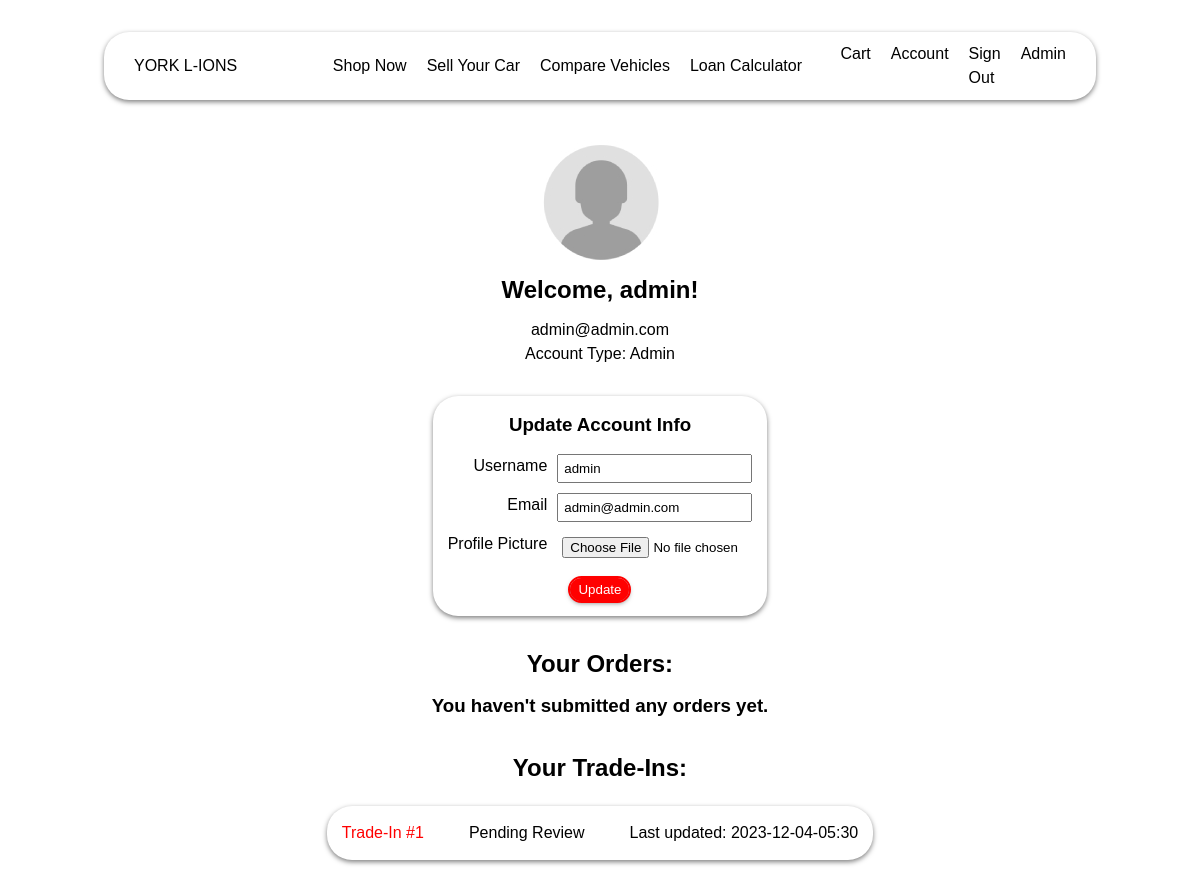
Before: /account (signed in) with the older database file.
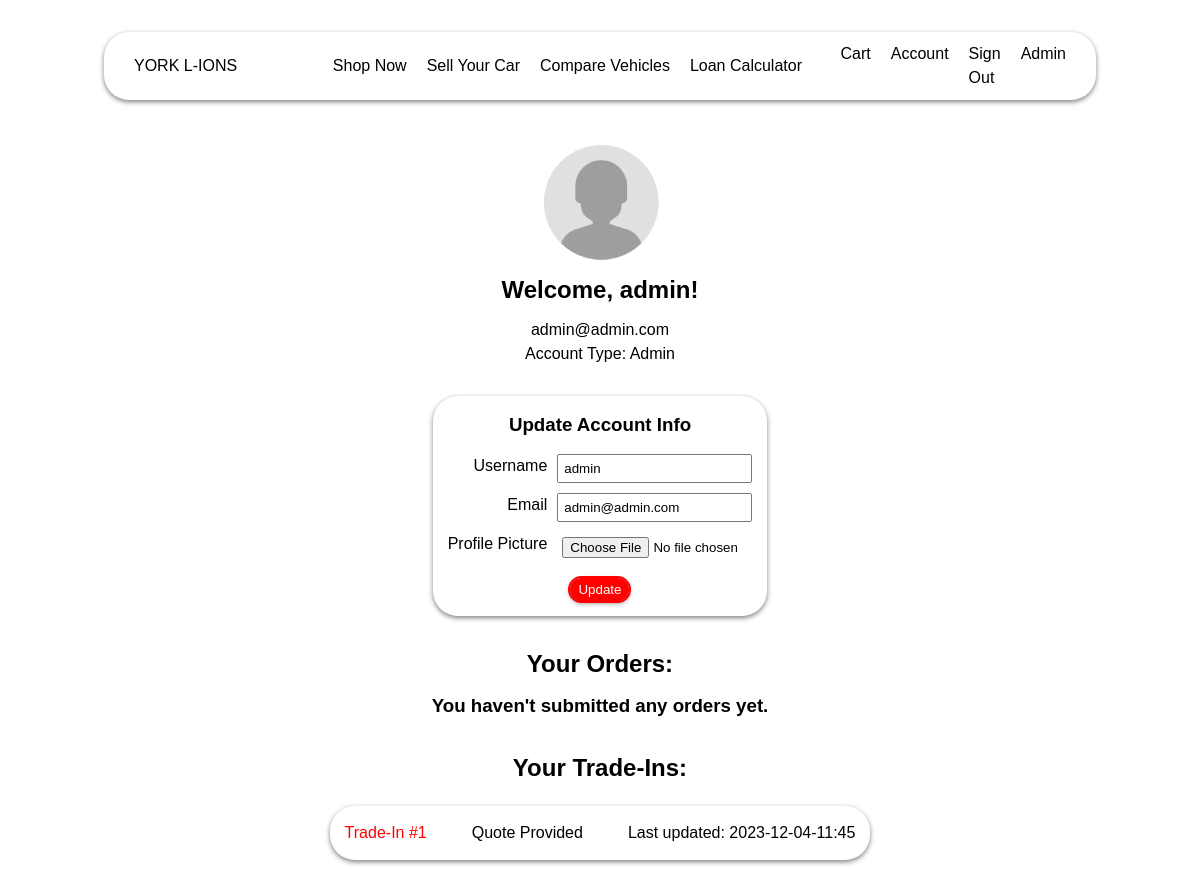
After: the same page with the newer database file.
### yorklions/models/user.py (models this page shows)
class User(db.Model, UserMixin):
    __tablename__ = "users"
    id: Mapped[int] = mapped_column(Integer, primary_key=True)
    username: Mapped[str] = mapped_column(String, unique=True, nullable=False)
    email: Mapped[str] = mapped_column(String, unique=True, nullable=False)
    password: Mapped[str] = mapped_column(String, nullable=False)
    is_admin: Mapped[bool] = mapped_column(Boolean, default=False)
    is_guest: Mapped[bool] = mapped_column(Boolean, default=False)
    image_file: Mapped[str] = mapped_column(String, nullable=False, default="default.jpg")
    address_id: Mapped[int] = mapped_column(Integer, ForeignKey('addresses.id'), nullable=True)
    address: Mapped["Address"] = relationship("Address", back_populates="user")
    trade_ins = relationship('TradeIn', backref='user', lazy=True)
    orders: Mapped[List['PurchaseOrder']] = relationship('PurchaseOrder', back_populates='user')

### yorklions/models/trade_in.py (models this page shows)
class TradeIn(db.Model):
    __tablename__ = "trade_ins"
    id: Mapped[int] = mapped_column(Integer, primary_key=True, nullable=False)
    user_id: Mapped[int] = mapped_column(Integer, ForeignKey('users.id'), nullable=False)
    vehicle_id: Mapped[int] = mapped_column(ForeignKey("vehicles.id"))
    status: Mapped[float] = mapped_column(String, primary_key=False, default="Pending Review")
    quote: Mapped[float] = mapped_column(Float, primary_key=False)
    accidents: Mapped[str] = mapped_column(String, nullable=False)
    details: Mapped[str] = mapped_column(String, nullable=False)
    date_updated: Mapped[str] = mapped_column(String, nullable=False)

### yorklions/routes/auth.py (the view)
@auth.route("/account", methods=["POST", "GET"])
@login_required  # decorators, yum
def account():
    form = UpdateAccountForm()
    if form.validate_on_submit():
        if form.profile_pic.data:
            pic_file = save_picture(form.profile_pic.data)
            remove_old_picture(current_user.image_file)
            current_user.image_file = pic_file
        current_user.username = form.username.data
        current_user.email = form.email.data
        db.session.commit()
        flash("Account updated!", "success")
        return redirect(url_for("auth.account"))
    elif request.method == "GET":  # populate form with current user info on
        form.username.data = current_user.username
        form.email.data = current_user.email
    image_file = url_for("static", filename="account/" + current_user.image_file)
    return render_template(
            "account.html", title="Account", image_file=image_file, form=form
            )

### yorklions/forms.py (shortened to what this page needs)
class UpdateAccountForm(FlaskForm):
    username = StringField(
        "Username", validators=[DataRequired(), Length(min=2, max=20)]
    )
    email = StringField("Email", validators=[DataRequired(), Email()])
    profile_pic = FileField(
        "Profile Picture", validators=[FileAllowed(["jpg", "jpeg", "png"])]
    )
    submit = SubmitField("Update")

### yorklions/models/user.py (called while the page is built)
@login_manager.user_loader  # login_managers needs to know how to load a user
def load_user(user_id):
    return User.query.get(int(user_id))

### yorklions/templates/account.html (shortened to what this page needs)
{% extends "layout.html" %}
{% block stylesheet %}
    <link rel="stylesheet" href="{{ url_for('static', filename='stylesheets/login.css') }}">
    <link rel="stylesheet" href="{{ url_for('static', filename='stylesheets/account.css') }}">
{% endblock stylesheet %}
{% block content %}
<div class="centred_content_wrapper">
    <div class="account_info">
        <img src="{{ image_file }}" alt="Profile Photo">
        <h2>Welcome, {{ current_user.username }}!</h2>
        <p>{{ current_user.email }}</p>
        <p>Account Type: {{ 'Admin' if current_user.is_admin else 'User' }}</p>
    </div>
    <div class="update_account floating_box">
        <form action="" method="post" enctype="multipart/form-data" novalidate>
            <h3>Update Account Info</h3>
            <div>
                <div class="form_grid">
                    {{ form.username.label() }}
                    {{ form.username() }}
                </div>
            </div>
            <div>
                <div class="form_grid">
                    {{ form.email.label() }}
                    {{ form.email() }}
                </div>
            </div>
            <div>
                <div class="form_grid">
                    {{ form.profile_pic.label() }}
                    {{ form.profile_pic() }}
                </div>
            </div>
            <div class="wide">
                {{ form.submit(class="button") }}
            </div>
        </form>
    </div>
    <div class="orders">
        <h2>Your Orders:</h2>
        {% if not current_user.orders %}
            <h3>You haven't submitted any orders yet.</h3>
        {% endif %}
    </div>
    <div class="trade_ins">
        <h2>Your Trade-Ins:</h2>
        <table>
            {% for trade_in in current_user.trade_ins|reverse %}
            <tr class="floating_box">
                <td class="order_cell"><a href="/trade-in/{{ trade_in.id }}">Trade-In #{{ trade_in.id }}</a></td>
                <td class="order_cell">{{ trade_in.status }}</td>
                <td class="order_cell">Last updated: {{ trade_in.date_updated }}</td>
            </tr>
            {% endfor %}
        </table>
    </div>
</div>
{% endblock content %}

### yorklions/templates/layout.html (shortened to what this page needs)
<!DOCTYPE html>
<html lang="en">
    <head>
        {% block head %}
        <link rel="stylesheet" href="{{ url_for('static', filename='main.css') }}">
        {% endblock head %}
        {% block stylesheet %}
        {% endblock stylesheet %}
    </head>
    <body>
        <div id="wrapper">
            <header>
                {% if header %}
                {% block header %}{% endblock header %}
                {% else %}
                <div class="logo">
                    <a href="/">YORK L-IONS</a>
                </div>
                <nav>
                    <ul>
                        <li><a href="{{ url_for('main.shop') }}">Shop Now</a></li>
                        <li><a href="{{ url_for('main.trade_in') }}">Sell Your Car</a></li>
                        <li><a href="{{ url_for('main.compare_vehicles') }}">Compare Vehicles</a></li>
                        <li><a href="{{ url_for('loancalc.loan_calculator') }}">Loan Calculator</a></li>
                    </ul>
                </nav>
                <ul class="quick_actions">
                    <li><a href="{{ url_for('cart.view') }}">Cart </a></li>
                    {% if current_user.is_authenticated %}
                    <li><a href="{{ url_for('auth.account') }}">Account</a></li>
                    <li><a href="{{ url_for('auth.logout') }}">Sign Out</a></li>
                    {% else %}
                    <li><a href="{{ url_for('auth.login') }}">Sign In</a></li>
                    <li><a href="{{ url_for('auth.register') }}">Register</a></li>
                    {% endif %}
                    {% if current_user.is_authenticated and current_user.is_admin %}
                    <li><a href="{{ url_for('main.admin_dash') }}">Admin</a></li>
                    {% endif %}
                </ul>
                {% endif %}
            </header>
            <div>
                {% block content %}{% endblock content %}
            </div>
        </div>
    </body>
</html>

### yorklions/static/main.css (style rules this page uses)
* { margin: 0; padding: 0; box-sizing: border-box; }
body { font-family: Arial, sans-serif; font-size: 16px; line-height: 1.5; color: black; }
a { text-decoration: none; color: red; }
header a { color: black; }
header { display: grid; grid-template-columns: 0.33fr 1fr 0.33fr; border-radius: 25px; box-shadow: 0px 2px 5px rgba(0, 0, 0, 0.5); padding: 10px; margin: 20px; align-items: center; }
.logo { margin-left: 20px; }
nav { padding: 8px; margin: 4px; }
#wrapper { display: flex; flex-direction: column; justify-content: flex-start; min-height: 100vh; margin-left: 84px; margin-right: 84px; margin-top: 12px; }
.centred_content_wrapper { margin: auto; max-width: 760px; }
ul { list-style-type: none; display: flex; justify-content: center; gap: 20px; }
.quick_actions { justify-content: right; margin-right: 20px; }
table, th, td { border: 1px solid black; }
.button { padding: 4px 8px; background-color: red; text-align: center; border-radius: 20px; text-decoration: none; border: none; outline: 2px solid red; color: white; cursor: pointer; box-shadow: 0px 2px 5px rgba(0, 0, 0, 0.5); }
.floating_box { border-radius: 25px; box-shadow: 0px 2px 5px rgba(0, 0, 0, 0.5); padding: 15px; margin-bottom: 10px; max-width: 100%; }

### yorklions/static/stylesheets/login.css (style rules this page uses)
.centred_content_wrapper { width: fit-content; }
.form_grid { display: grid; grid-template-columns: auto 195px; gap: 10px 10px; }
input { padding: 5px; width: 100%; margin: 5px 0px; }
label { text-align: right; margin: 5px 0px; }
.wide { display: flex; flex-direction: column; }
.button { margin: 20px auto; width: fit-content; }
.floating_box { margin-top: 20px; }

### yorklions/static/stylesheets/account.css (style rules this page uses)
img { max-width: 128px; }
.centred_content_wrapper { width: fit-content; margin-top: 20px; }
.floating_box { margin: 30px auto; width: fit-content; }
.account_info { text-align: center; }
h2, h3 { text-align: center; margin-bottom: 10px; }
.button { margin: 10px auto 0px auto; }
table, td, tr { border: none; border-spacing: 15px 10px; margin: auto; }
.order_cell { padding: 15px; text-align: center; }
.trade_ins { margin-top: 20px; }

Changed rows visible on the page:
changed TradeIn id 1: status "Pending Review" → "Quote Provided"; date_updated "2023-12-04-05:30" → "2023-12-04-11:45"
